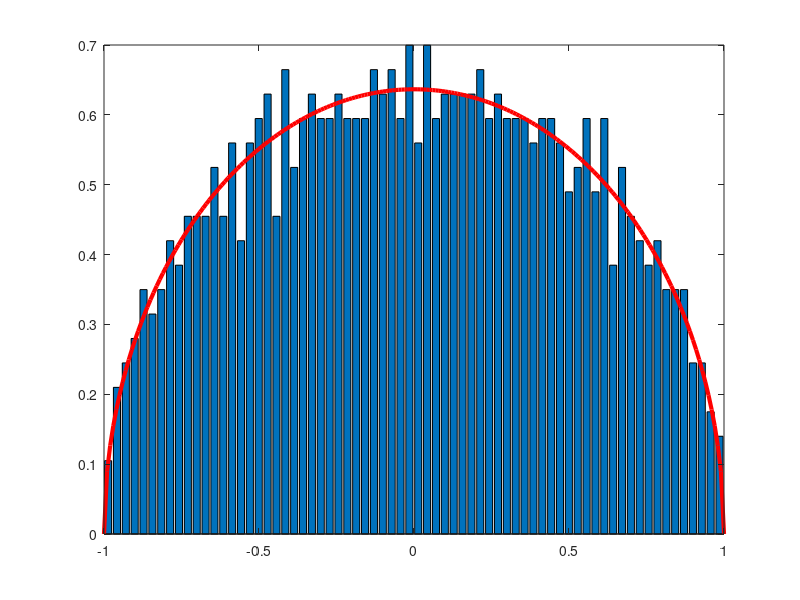

The MATLAB script that drew this image:
clc; close all; clear;

N=1000;  % matrix size

%%%%%%%%%%%%%%%%%%%%%%%%%%%%%%%%%%%%%%%%%%%%%%%%%%%%%%%%%%%%%%%%%%%%%%%%%%%%%%%%%%%%%%%%%%%%%%%%%%%%%%%%%%%
% empirical

%X=randn(N);                % normal
%X=(rand(N)-.5)*sqrt(12);   % uniform
X=log(rand(N))+1;           % exponential

Y=(X+X')/(2*sqrt(2*N));    % symmetrize and rescale
E=eig(Y)';

%%%%%%%%%%%%%%%%%%%%%%%%%%%%%%%%%%%%%%%%%%%%%%%%%%%%%%%%%%%%%%%%%%%%%%%%%%%%%%%%%%%%%%%%%%%%%%%%%%%%%%%%%%%
% theoretical
t=[-1:.01:1]; 
g=2/pi*sqrt(1-t.^2);

NumBins=ceil(10*log(length(E)));
[b t_]=hist(E,NumBins);
D=t_(2)-t_(1);
h=b/(D*N);

%%%%%%%%%%%%%%%%%%%%%%%%%%%%%%%%%%%%%%%%%%%%%%%%%%%%%%%%%%%%%%%%%%%%%%%%%%%%%%%%%%%%%%%%%%%%%%%%%%%%%%%%%%%
% plots
bar(t_,h);
hold on;
h=plot(t,g,'r');
set(h,'linewidth',3)